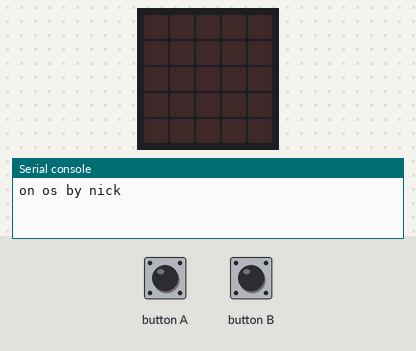
Recording of a program running on a simulated BBC micro:bit (MakeCode). Shown: the board's 5×5 LED display, the last lines printed to the serial console. The test bench sets the inputs (shaded band).

Above: at 1.2 s.
1.3 s: button A pressed for 0.15 s
At 1.51 s:
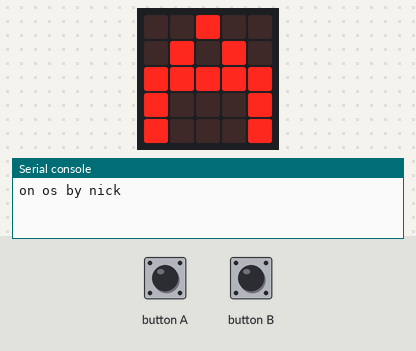
3.2 s: button B pressed for 0.15 s
At 3.41 s:
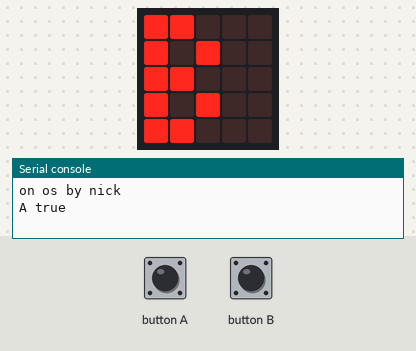
5.1 s: button B pressed for 3.2 s
9.9 s: button A pressed for 3.2 s
At 11.1 s:
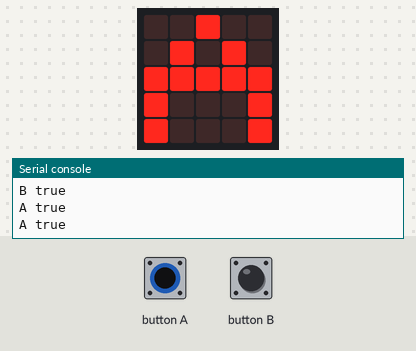
Timing chart, 0 to 12.9 s (numbered marks = the images above; inputs shaded):
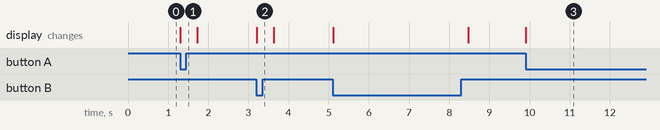

The program:

main.ts
```typescript
let blue = false
let nick = false
console.log("on os by nick")
basic.forever(function () {
    basic.clearScreen()
    nick = input.buttonIsPressed(Button.A)
    if (nick) {
        basic.showLeds(`
            . . # . .
            . # . # .
            # # # # #
            # . . . #
            # . . . #
            `)
        console.log("A true")
nick = false
    }
    blue = input.buttonIsPressed(Button.B)
    if (blue) {
        basic.showLeds(`
            # # . . .
            # . # . .
            # # . . .
            # . # . .
            # # . . .
            `)
        console.log("B true")
blue = false
    }
})
```

test.ts
```typescript
// 在這裡測試；當此封包作為擴充功能時，將不會編譯此內容。
```

Measured:
- after the input at 1.3 s, the display: changes at once (image 1)
- after the input at 3.2 s, the display: changes at once (image 2)
- after the input at 9.9 s, the display: changes at once (image 3)
